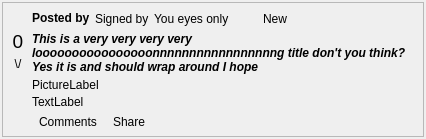
<?xml version="1.0" encoding="UTF-8"?>
<ui version="4.0">
 <class>BoardPostDisplayWidget_card</class>
 <widget class="QWidget" name="BoardPostDisplayWidget_card">
  <property name="geometry">
   <rect>
    <x>0</x>
    <y>0</y>
    <width>426</width>
    <height>176</height>
   </rect>
  </property>
  <property name="sizePolicy">
   <sizepolicy hsizetype="Preferred" vsizetype="Maximum">
    <horstretch>0</horstretch>
    <verstretch>0</verstretch>
   </sizepolicy>
  </property>
  <property name="windowTitle">
   <string notr="true"/>
  </property>
  <property name="styleSheet">
   <string notr="true"/>
  </property>
  <layout class="QHBoxLayout" name="BoardPostDisplayWidget_card_HL">
   <property name="spacing">
    <number>0</number>
   </property>
   <property name="sizeConstraint">
    <enum>QLayout::SetMaximumSize</enum>
   </property>
   <property name="leftMargin">
    <number>2</number>
   </property>
   <property name="topMargin">
    <number>2</number>
   </property>
   <property name="rightMargin">
    <number>2</number>
   </property>
   <property name="bottomMargin">
    <number>2</number>
   </property>
   <item>
    <widget class="QFrame" name="feedFrame">
     <property name="sizePolicy">
      <sizepolicy hsizetype="Preferred" vsizetype="Maximum">
       <horstretch>0</horstretch>
       <verstretch>0</verstretch>
      </sizepolicy>
     </property>
     <property name="frameShape">
      <enum>QFrame::StyledPanel</enum>
     </property>
     <property name="frameShadow">
      <enum>QFrame::Raised</enum>
     </property>
     <layout class="QVBoxLayout" name="feedFrame_VL">
      <property name="spacing">
       <number>2</number>
      </property>
      <property name="sizeConstraint">
       <enum>QLayout::SetMaximumSize</enum>
      </property>
      <property name="leftMargin">
       <number>1</number>
      </property>
      <property name="topMargin">
       <number>2</number>
      </property>
      <property name="rightMargin">
       <number>1</number>
      </property>
      <property name="bottomMargin">
       <number>2</number>
      </property>
      <item>
       <layout class="QHBoxLayout" name="topLayout">
        <property name="leftMargin">
         <number>2</number>
        </property>
        <property name="topMargin">
         <number>2</number>
        </property>
        <property name="rightMargin">
         <number>2</number>
        </property>
        <property name="bottomMargin">
         <number>2</number>
        </property>
        <item>
         <widget class="QFrame" name="voteFrame">
          <layout class="QVBoxLayout" name="voteFrame_VL">
           <property name="spacing">
            <number>0</number>
           </property>
           <property name="leftMargin">
            <number>0</number>
           </property>
           <property name="topMargin">
            <number>0</number>
           </property>
           <property name="rightMargin">
            <number>0</number>
           </property>
           <property name="bottomMargin">
            <number>0</number>
           </property>
           <item>
            <widget class="QToolButton" name="voteUpButton">
             <property name="sizePolicy">
              <sizepolicy hsizetype="Preferred" vsizetype="Preferred">
               <horstretch>0</horstretch>
               <verstretch>0</verstretch>
              </sizepolicy>
             </property>
             <property name="toolTip">
              <string>Vote up</string>
             </property>
             <property name="text">
              <string/>
             </property>
             <property name="icon">
              <iconset resource="Posted_images.qrc">
               <normaloff>:/images/up-arrow.png</normaloff>:/images/up-arrow.png</iconset>
             </property>
             <property name="autoRaise">
              <bool>true</bool>
             </property>
            </widget>
           </item>
           <item>
            <widget class="QLabel" name="scoreLabel">
             <property name="font">
              <font>
               <pointsize>14</pointsize>
              </font>
             </property>
             <property name="text">
              <string>0</string>
             </property>
             <property name="alignment">
              <set>Qt::AlignCenter</set>
             </property>
            </widget>
           </item>
           <item>
            <widget class="QToolButton" name="voteDownButton">
             <property name="sizePolicy">
              <sizepolicy hsizetype="Preferred" vsizetype="Preferred">
               <horstretch>0</horstretch>
               <verstretch>0</verstretch>
              </sizepolicy>
             </property>
             <property name="minimumSize">
              <size>
               <width>0</width>
               <height>0</height>
              </size>
             </property>
             <property name="toolTip">
              <string>Vote down</string>
             </property>
             <property name="styleSheet">
              <string notr="true"/>
             </property>
             <property name="text">
              <string>\/</string>
             </property>
             <property name="icon">
              <iconset resource="Posted_images.qrc">
               <normaloff>:/images/down-arrow.png</normaloff>:/images/down-arrow.png</iconset>
             </property>
             <property name="autoRaise">
              <bool>true</bool>
             </property>
            </widget>
           </item>
           <item>
            <spacer name="voteFrame_VS">
             <property name="orientation">
              <enum>Qt::Vertical</enum>
             </property>
             <property name="sizeHint" stdset="0">
              <size>
               <width>0</width>
               <height>0</height>
              </size>
             </property>
            </spacer>
           </item>
          </layout>
         </widget>
        </item>
        <item>
         <layout class="QVBoxLayout" name="right_VL">
          <item>
           <layout class="QHBoxLayout" name="from_HL">
            <property name="spacing">
             <number>5</number>
            </property>
            <property name="leftMargin">
             <number>0</number>
            </property>
            <property name="rightMargin">
             <number>6</number>
            </property>
            <item>
             <widget class="QLabel" name="fromBoldLabel">
              <property name="sizePolicy">
               <sizepolicy hsizetype="Preferred" vsizetype="Fixed">
                <horstretch>0</horstretch>
                <verstretch>0</verstretch>
               </sizepolicy>
              </property>
              <property name="font">
               <font>
                <weight>75</weight>
                <bold>true</bold>
               </font>
              </property>
              <property name="text">
               <string>Posted by</string>
              </property>
             </widget>
            </item>
            <item>
             <widget class="GxsIdLabel" name="fromLabel">
              <property name="sizePolicy">
               <sizepolicy hsizetype="Minimum" vsizetype="Preferred">
                <horstretch>0</horstretch>
                <verstretch>0</verstretch>
               </sizepolicy>
              </property>
              <property name="text">
               <string notr="true">Signed by</string>
              </property>
              <property name="openExternalLinks">
               <bool>true</bool>
              </property>
             </widget>
            </item>
            <item>
             <widget class="QLabel" name="dateLabel">
              <property name="sizePolicy">
               <sizepolicy hsizetype="Minimum" vsizetype="Preferred">
                <horstretch>0</horstretch>
                <verstretch>0</verstretch>
               </sizepolicy>
              </property>
              <property name="text">
               <string notr="true">You eyes only</string>
              </property>
              <property name="openExternalLinks">
               <bool>true</bool>
              </property>
             </widget>
            </item>
            <item>
             <widget class="QToolButton" name="readButton">
              <property name="maximumSize">
               <size>
                <width>24</width>
                <height>16777215</height>
               </size>
              </property>
              <property name="focusPolicy">
               <enum>Qt::NoFocus</enum>
              </property>
              <property name="toolTip">
               <string>Toggle Message Read Status</string>
              </property>
              <property name="icon">
               <iconset resource="../images.qrc">
                <normaloff>:/images/message-state-unread.png</normaloff>:/images/message-state-unread.png</iconset>
              </property>
              <property name="checkable">
               <bool>false</bool>
              </property>
              <property name="checked">
               <bool>false</bool>
              </property>
              <property name="autoRaise">
               <bool>true</bool>
              </property>
             </widget>
            </item>
            <item>
             <widget class="QLabel" name="newLabel">
              <property name="text">
               <string>New</string>
              </property>
             </widget>
            </item>
            <item>
             <spacer name="from_HS">
              <property name="orientation">
               <enum>Qt::Horizontal</enum>
              </property>
              <property name="sizeType">
               <enum>QSizePolicy::Expanding</enum>
              </property>
              <property name="sizeHint" stdset="0">
               <size>
                <width>70</width>
                <height>20</height>
               </size>
              </property>
             </spacer>
            </item>
           </layout>
          </item>
          <item>
           <widget class="ElidedLabel" name="titleLabel">
            <property name="sizePolicy">
             <sizepolicy hsizetype="Preferred" vsizetype="Preferred">
              <horstretch>0</horstretch>
              <verstretch>0</verstretch>
             </sizepolicy>
            </property>
            <property name="font">
             <font>
              <weight>75</weight>
              <italic>true</italic>
              <bold>true</bold>
             </font>
            </property>
            <property name="text">
             <string notr="true">This is a very very very very loooooooooooooooonnnnnnnnnnnnnnnnng title don't you think? Yes it is and should wrap around I hope</string>
            </property>
            <property name="alignment">
             <set>Qt::AlignLeading|Qt::AlignLeft|Qt::AlignTop</set>
            </property>
            <property name="wordWrap">
             <bool>true</bool>
            </property>
            <property name="openExternalLinks">
             <bool>true</bool>
            </property>
            <property name="textInteractionFlags">
             <set>Qt::LinksAccessibleByMouse|Qt::TextSelectableByMouse</set>
            </property>
           </widget>
          </item>
          <item>
           <layout class="QHBoxLayout" name="pictureLabelLayout">
            <item>
             <widget class="QLabel" name="pictureLabel">
              <property name="text">
               <string>PictureLabel</string>
              </property>
              <property name="scaledContents">
               <bool>true</bool>
              </property>
             </widget>
            </item>
            <item>
             <spacer name="pictureLabel_HS">
              <property name="orientation">
               <enum>Qt::Horizontal</enum>
              </property>
              <property name="sizeHint" stdset="0">
               <size>
                <width>268</width>
                <height>17</height>
               </size>
              </property>
             </spacer>
            </item>
           </layout>
          </item>
          <item>
           <widget class="QLabel" name="notes">
            <property name="text">
             <string>TextLabel</string>
            </property>
            <property name="wordWrap">
             <bool>true</bool>
            </property>
            <property name="openExternalLinks">
             <bool>true</bool>
            </property>
            <property name="textInteractionFlags">
             <set>Qt::LinksAccessibleByMouse|Qt::TextSelectableByMouse</set>
            </property>
           </widget>
          </item>
          <item>
           <layout class="QHBoxLayout" name="buttons_HL">
            <item>
             <widget class="QToolButton" name="commentButton">
              <property name="text">
               <string>Comments</string>
              </property>
              <property name="icon">
               <iconset resource="Posted_images.qrc">
                <normaloff>:/images/comments.png</normaloff>:/images/comments.png</iconset>
              </property>
              <property name="checkable">
               <bool>true</bool>
              </property>
              <property name="toolButtonStyle">
               <enum>Qt::ToolButtonTextBesideIcon</enum>
              </property>
              <property name="autoRaise">
               <bool>true</bool>
              </property>
             </widget>
            </item>
            <item>
             <widget class="QToolButton" name="shareButton">
              <property name="text">
               <string>Share</string>
              </property>
              <property name="icon">
               <iconset resource="Posted_images.qrc">
                <normaloff>:/images/share.png</normaloff>:/images/share.png</iconset>
              </property>
              <property name="toolButtonStyle">
               <enum>Qt::ToolButtonTextBesideIcon</enum>
              </property>
              <property name="autoRaise">
               <bool>true</bool>
              </property>
             </widget>
            </item>
            <item>
             <spacer name="buttons_HS">
              <property name="orientation">
               <enum>Qt::Horizontal</enum>
              </property>
              <property name="sizeHint" stdset="0">
               <size>
                <width>40</width>
                <height>20</height>
               </size>
              </property>
             </spacer>
            </item>
           </layout>
          </item>
          <item>
           <spacer name="right_VS">
            <property name="orientation">
             <enum>Qt::Vertical</enum>
            </property>
            <property name="sizeHint" stdset="0">
             <size>
              <width>0</width>
              <height>0</height>
             </size>
            </property>
           </spacer>
          </item>
         </layout>
        </item>
       </layout>
      </item>
      <item>
       <spacer name="feedFrame_VS">
        <property name="orientation">
         <enum>Qt::Vertical</enum>
        </property>
        <property name="sizeHint" stdset="0">
         <size>
          <width>0</width>
          <height>0</height>
         </size>
        </property>
       </spacer>
      </item>
     </layout>
    </widget>
   </item>
  </layout>
 </widget>
 <customwidgets>
  <customwidget>
   <class>GxsIdLabel</class>
   <extends>QLabel</extends>
   <header>gui/gxs/GxsIdLabel.h</header>
  </customwidget>
  <customwidget>
   <class>ElidedLabel</class>
   <extends>QLabel</extends>
   <header>gui/common/ElidedLabel.h</header>
   <container>1</container>
  </customwidget>
 </customwidgets>
 <resources>
  <include location="../images.qrc"/>
  <include location="Posted_images.qrc"/>
 </resources>
 <connections/>
</ui>
